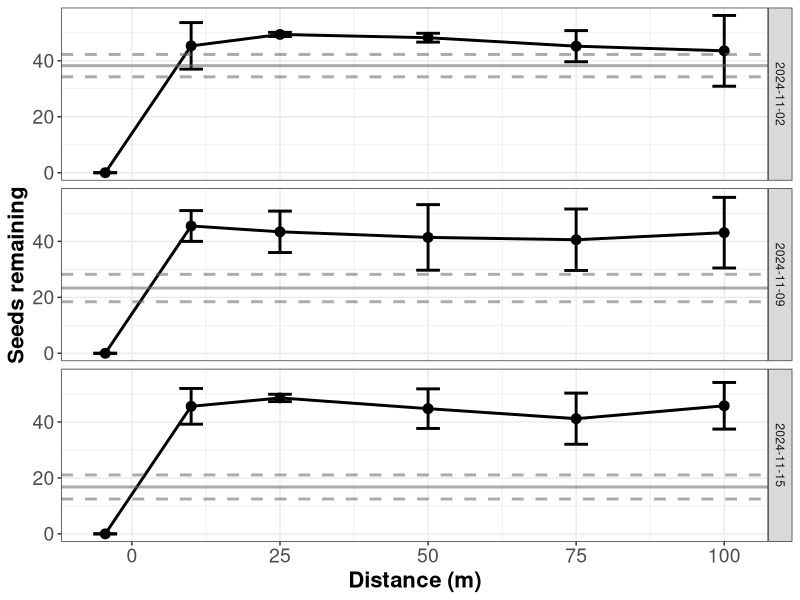
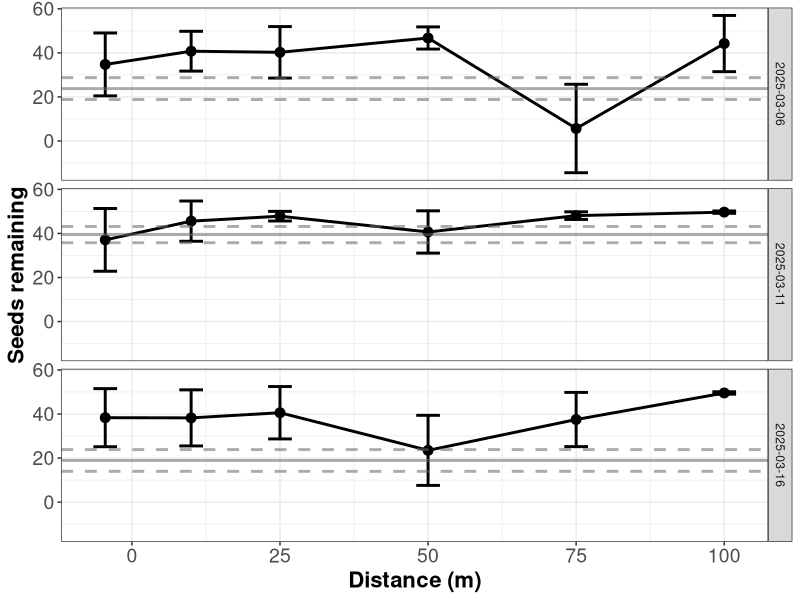
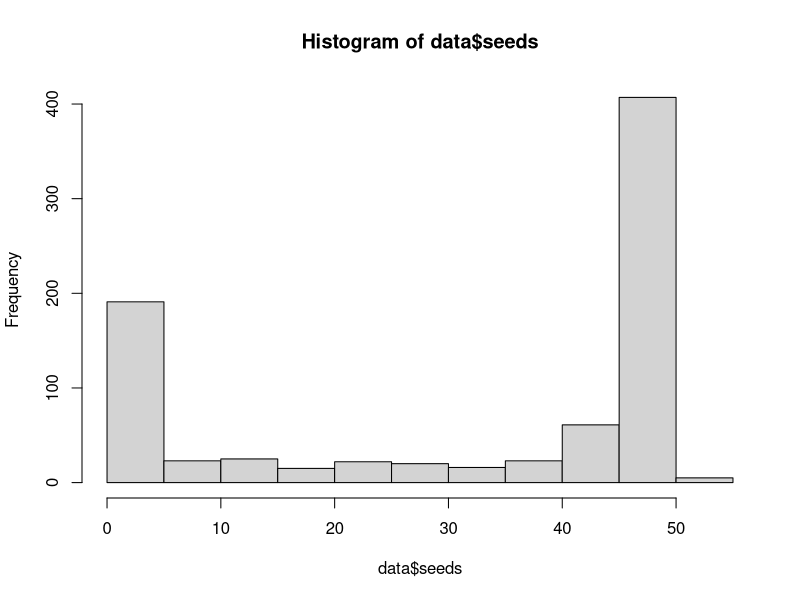

R code for these plots, in order: (Note: this script raises an error after producing the figures.)
rm(list=ls())

library(readxl)
library(tidyverse)

data<-read_csv("../data/Seed predation data.csv")	#Seed predation data saved in Lauren's Google Drive

head(data)


##Convert character data to factors (not character or numerical)
data$site<-as.factor(data$site)
data$crop<-as.factor(data$crop)
data$strip<-as.factor(data$strip)
data$transect<-as.factor(data$transect)
data$season<-as.factor(data$season)
data$dist.fact<-as.factor(data$dist)

##Convert date to appropriate format
#Correction: "Y" must be capitalized or else R will use the first 2 digits of the year (not the last 2)
data$date<-as.Date(data$date, "%m/%d/%Y")

##Drop NAs (any observation where there is not an entry for number of seeds remaining)
data<-subset(data, seeds!="NA")

##Look at some summary stats by treatment
#Summarize to look at means within treatment by season/distance
library(plyr)
mean.data<- ddply(data, c("strip", "dist", "date", "season"), summarise,
                  mean = mean(seeds),
                  upperCI = mean + sd(seeds) / sqrt(length(seeds))*qt(.975, length(seeds)-1),
                  lowerCI = mean - sd(seeds) / sqrt(length(seeds))*qt(.975, length(seeds)-1)
)

#Make fall graphs first
#Limit the summarized mean.data to only "strips"
strip<-subset(mean.data,strip=="Y")
#Limit data to fall
fall.strip<-subset(strip,season=="fall")
head(fall.strip)


#Make the "no strip" lines for fall
#This assumes that all points from "N" transects are essentially the same for purposes of comparison to the "Y" transects
#Find the mean and 95% C.I. for all points near strips or field centers by treatment, date, and season
mean.strip<- ddply(data, c("strip", "date", "season"), summarise,
                   mean = mean(seeds),
                   upperCI = mean + sd(seeds) / sqrt(length(seeds))*qt(.975, length(seeds)-1),
                   lowerCI = mean - sd(seeds) / sqrt(length(seeds))*qt(.975, length(seeds)-1)
)

head(mean.strip)

#Find the mean number of seeds remaining in fields without strips
fall.line<-subset(mean.strip,season=="fall"&strip=="N")
fall.means<-data.frame(factor(fall.line$date), fall.line$mean)
colnames(fall.means)<-c("date","fall.mean")

#Make 95% confidence intervals around the mean number of seeds remaining in fields without strips
fall.upperCI<-data.frame(factor(fall.line$date), fall.line$upperCI)
colnames(fall.upperCI)<-c("date","fall.upperCI") #Fixes weird column names

fall.lowerCI<-data.frame(factor(fall.line$date), fall.line$lowerCI)
colnames(fall.lowerCI)<-c("date","fall.lowerCI") #Fixes weird column names



#Plot fall data (seeds remaining in fields with strips relative to distance from strip; compare to fields without strips)
library(ggplot2)
ggplot(data = fall.strip, aes(x=dist, y=mean)) +	#Basic graph
  geom_line(linewidth = 1, colour = "black") +		#Connect points
  geom_point(size = 3, colour = "black")+		#Make points reasonable size
  xlab("Distance (m)") +					#X-axis label
  ylab("Seeds remaining") +				#Y-axis label
  geom_errorbar(aes(ymin=lowerCI, ymax=upperCI), 
                width=4, linewidth = 1, colour = "black") +	#Add 95% C.I. error bars to points
  facet_grid(rows = vars(date))+			#Break up data by date
  geom_hline(data = fall.means, 
             aes(yintercept = c(fall.mean), alpha = 0.5), linewidth =1, 
             colour = "gray40")+					#Add mean seeds remaining in fields without strip
  geom_hline(data = fall.upperCI, 
             aes(yintercept = c(fall.upperCI), alpha = 0.5), 
             linetype="dashed", linewidth = 1, 
             colour = "gray40")+					#Add 95% C.I. around mean seeds in field without strip
  geom_hline(data = fall.lowerCI, 
             aes(yintercept = c(fall.lowerCI), alpha = 0.5), 
             linetype="dashed", linewidth = 1, 
             colour = "gray40")+					#Finishing up with the C.I.
  theme_bw()+
  theme(axis.text = element_text(size = 14), # Increase size of both x and y axis tick labels
        axis.title = element_text(size = 16, face = "bold") # Optionally, increase axis title size and make bold
  )+
  theme(legend.position = "none")


  # theme(axis.text.y=element_text(colour="black"),	#All the rest of this is formatting for the graph
  #       axis.text.x=element_text(colour="black"),
  #       axis.ticks=element_line(colour="black"),
  #       panel.background=element_rect(fill="white"),
  #       panel.grid.minor=element_blank(), 
  #       panel.grid.major=element_blank(),
  #       legend.position = "none",
  #       legend.title = element_text(size=12),
  #       legend.key = element_rect(fill="white"), legend.background = element_rect(fill="white"),
  #       legend.text = element_text(size = 12),
  #       axis.line.x=element_line(colour="black",size=0.5,linetype="solid"),
  #       axis.line.y=element_line(colour="black",size=0.5,linetype="solid"),
  #       text = element_text(size = rel(4.5)))

## Brent remade theme_classic() and Allison likes theme_bw()

#Now, spring graphs
#Limit data to spring
spring.strip<-subset(strip,season=="spring")

#Make the "no strip" lines for spring
#Mean seeds remaining in fields without strips
spring.line<-subset(mean.strip,season=="spring"&strip=="N")
spring.means<-data.frame(factor(spring.line$date), spring.line$mean)
colnames(spring.means)<-c("date","spring.mean")

#95% confidence intervals
spring.upperCI<-data.frame(factor(spring.line$date), spring.line$upperCI)
colnames(spring.upperCI)<-c("date","spring.upperCI")

spring.lowerCI<-data.frame(factor(spring.line$date), spring.line$lowerCI)
colnames(spring.lowerCI)<-c("date","spring.lowerCI")

#Plot spring data
ggplot(data = spring.strip, aes(x=dist, y=mean)) +
  geom_line(linewidth = 1, color="black") +
  geom_point(size = 3, color="black")+
  xlab("Distance (m)") +
  ylab("Seeds remaining") +
  geom_errorbar(aes(ymin=lowerCI, ymax=upperCI), 
                width=4, linewidth = 1, color="black") +
  facet_grid(rows = vars(date))+
  geom_hline(data = spring.means, 
             aes(yintercept = c(spring.mean), alpha = 0.5), linewidth =1, 
             color="gray40")+
  geom_hline(data = spring.upperCI, 
             aes(yintercept = c(spring.upperCI), alpha = 0.5), 
             linetype="dashed", linewidth = 1, 
             color="gray40")+
  geom_hline(data = spring.lowerCI, 
             aes(yintercept = c(spring.lowerCI), alpha = 0.5), 
             linetype="dashed", linewidth = 1, 
             color="gray40")+
  theme_bw()+
  theme(axis.text = element_text(size = 14), 
        axis.title = element_text(size = 16, face = "bold"))+
  theme(legend.position = "none")


# 
#   theme(axis.text.y=element_text(colour="black"),
#         axis.text.x=element_text(colour="black"),
#         axis.ticks=element_line(colour="black"),
#         panel.background=element_rect(fill="white"),
#         panel.grid.minor=element_blank(), 
#         panel.grid.major=element_blank(),
#         legend.position = "none",
#         legend.title = element_text(size=12),
#         legend.key = element_rect(fill="white"), legend.background = element_rect(fill="white"),
#         legend.text = element_text(size = 12),
#         axis.line.x=element_line(colour="black",size=0.5,linetype="solid"),
#         axis.line.y=element_line(colour="black",size=0.5,linetype="solid"),
#         text = element_text(size = rel(4.5)))

#Yay!  Graphs are done.  On to the analysis.
library(glmmTMB)
library(lmerTest)		#A package that gives p-values for the lmer summary and anova
#Limited interactions to make this manageable by my brain, but you can add more
#Original question was dist*strip, but we also want to know if the season affects the strip effect
# #Other interactions seem excessive?
# #NOTE: distance is being run as a continuous variable here
# data.rand<-lmer(seeds~dist*strip+season*strip+(1|site/date),data=data)
# #And the results are...
# anova(data.rand)
# summary(data.rand)
# #But I want to know how big the effect was!
# summary(data.rand)

####Lauren updates


# data.rand<-lmer(seeds~dist*strip+season+(1|site/date),data=data)
# #And the results are...
# anova(data.rand)
# summary(data.rand)

hist(data$seeds)

library(glmmTMB)
head(data)
data$proportion <- data$seeds/50
data$total_seeds <- 50

list(unique(data$proportion))

mod1<-glmmTMB(proportion ~ dist * strip + season + (1|site/date),
                   data=subset(data, proportion < 1.000001), 
                   family = binomial,
                   weights = total_seeds)
summary(mod1)

#And the results are...
summary(mod1)


##Do we want to consider distance as a multi-level factor (not a numerical value)?
##This may be important as we are dealing with non-linear relationships (but doesn't really change much)
#data.rand.fact<-lmer(seeds~dist.fact*strip+season*strip+(1|site/date),data=data)
##Results
#anova(data.rand.fact)
##Effect sizes
#summary(data.rand.fact)

## what about crop type???
mod2<-glmmTMB(proportion ~ dist * strip + season + crop + (1|site/date),
              data=subset(data, proportion < 1.00001), 
              family = binomial,
              weights = total_seeds)



mod2_mm_logit <- glmmTMB(
  proportion ~ strip + season + crop +
    I(dist/(K + dist)) +                         # saturating dist
    strip:I(dist/(K + dist)) +                   # interaction (dist saturation differs by strip)
    (1|site/date),
  data = subset(data, proportion < 1.00001),
  family = binomial(link = "logit"),
  weights = total_seeds,
  start = list(beta = c(2,2,2,2,2,2))                  # adjust; K must be > 0 (see note below)
)

summary(mod2_mm_logit)


library(nlme)
library(stats)

Vm <- 10
K <- 2

mod2_mm <- glmmTMB(
  proportion ~ stats::SSmicmen(dist, Vm, K) + strip + season + crop + (1|site/date),
  data = subset(data, proportion < 1.00001),
  family = binomial,
  weights = total_seeds
)
summary(mod2_mm)

test <- predict(mod2_mm_logit, type = "response")

dat_tes <-  subset(data, proportion < 1.00001)

data.test <- data.frame(dat_tes, test)

head(data.test)

mean.data<- ddply(data.test, c("strip", "dist", "date", "season"), summarise,
                  mean = mean(test),
                  upperCI = mean + sd(test) / sqrt(length(test))*qt(.975, length(test)-1),
                  lowerCI = mean - sd(test) / sqrt(length(test))*qt(.975, length(test)-1)
)

strips <- subset(mean.data, strip == "Y")

#Plot all data with predicted
ggplot(data = strips, aes(x=dist, y=mean)) +
  geom_line(linewidth = 1, color="black") +
  geom_point(size = 3, color="black")+
  xlab("Distance (m)") +
  ylab("Seeds remaining") +
  geom_errorbar(aes(ymin=lowerCI, ymax=upperCI), 
                width=4, linewidth = 1, color="black") +
  facet_grid(rows = vars(date))



#Plot spring data with predicted
spring.mean <- subset(mean.data, season == "spring" & strip == "Y")

ggplot(data = spring.mean, aes(x=dist, y=mean)) +
  geom_line(linewidth = 1, color="black") +
  geom_point(size = 3, color="black")+
  xlab("Distance (m)") +
  ylab("Seeds remaining") +
  geom_errorbar(aes(ymin=lowerCI, ymax=upperCI), 
                width=4, linewidth = 1, color="black") +
  facet_grid(rows = vars(date))


#Plot fall data with predicted
fall.mean <- subset(mean.data, season == "fall" & strip == "Y")

ggplot(data = fall.mean, aes(x=dist, y=mean)) +
  geom_line(linewidth = 1, color="black") +
  geom_point(size = 3, color="black")+
  xlab("Distance (m)") +
  ylab("Seeds remaining") +
  geom_errorbar(aes(ymin=lowerCI, ymax=upperCI), 
                width=4, linewidth = 1, color="black") +
  facet_grid(rows = vars(date))





+
  geom_hline(data = spring.means, 
             aes(yintercept = c(spring.mean), alpha = 0.5), linewidth =1, 
             color="gray40")+
  geom_hline(data = spring.upperCI, 
             aes(yintercept = c(spring.upperCI), alpha = 0.5), 
             linetype="dashed", linewidth = 1, 
             color="gray40")+
  geom_hline(data = spring.lowerCI, 
             aes(yintercept = c(spring.lowerCI), alpha = 0.5), 
             linetype="dashed", linewidth = 1, 
             color="gray40")+
  theme_bw()+
  theme(axis.text = element_text(size = 14), 
        axis.title = element_text(size = 16, face = "bold"))+
  theme(legend.position = "none")


#And the results are...
summary(mod2)


## Saturating curve model

mod3<-glmmTMB(proportion ~ (Vmax * (dist * strip + season + crop)) / (Km + (dist * strip + season + crop))+ (1|site/date),
              data=subset(data, proportion < 1.00001), 
              family = binomial,
              weights = total_seeds)

summary(mod3)


# Assuming data: 'resp' is target, 'conc' is predictor, 'group' is random effect
# Formula: ~ (Vmax * conc) / (Km + conc)

model_sat <- glmmTMB(resp ~ (Vmax * conc) / (Km + conc) + (1|group), 
                     data = my_data, 
                     family = gaussian(), # Or poisson/nbinom2 for counts
                     start = list(beta = c(Vmax = 10, Km = 2))) # Good starting values are essential
